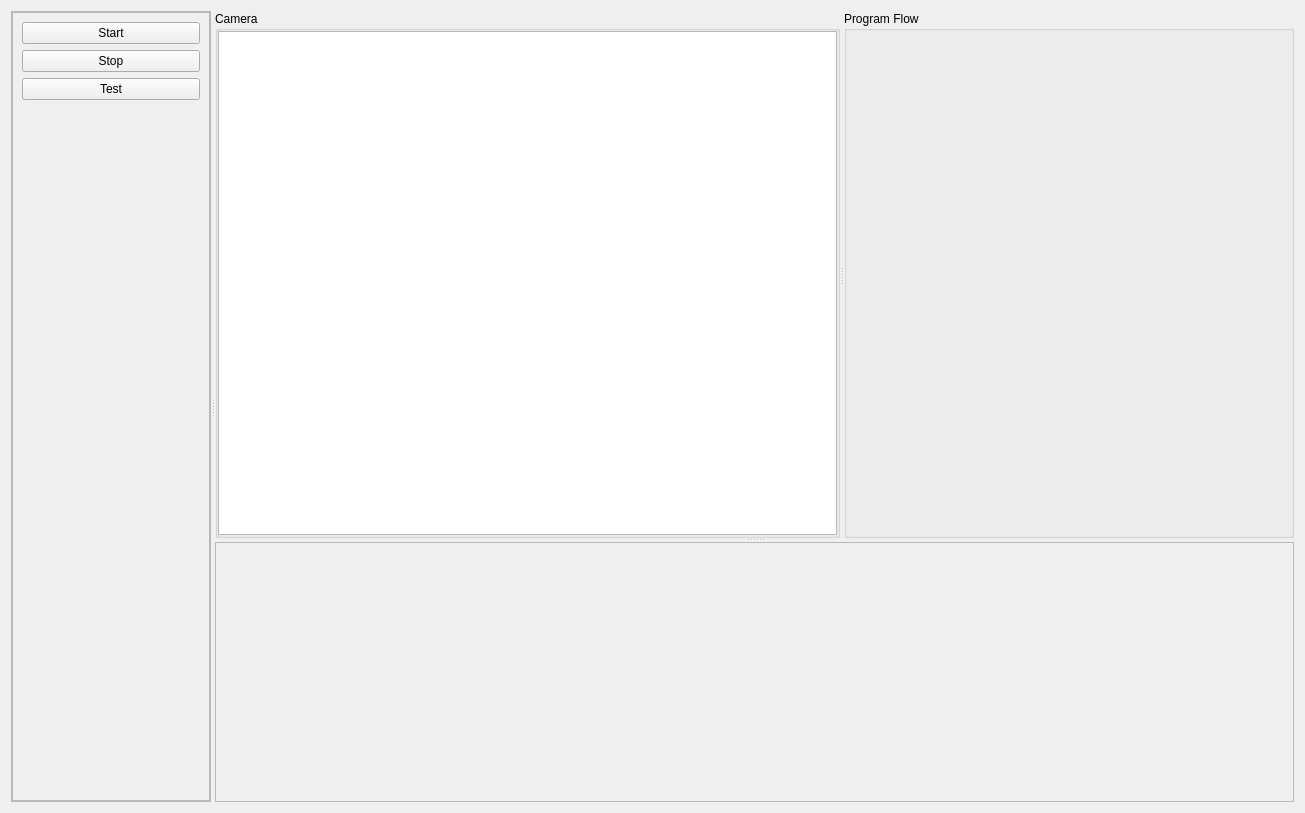
<?xml version="1.0" encoding="UTF-8"?>
<ui version="4.0">
 <class>Form</class>
 <widget class="QWidget" name="Form">
  <property name="geometry">
   <rect>
    <x>0</x>
    <y>0</y>
    <width>1305</width>
    <height>813</height>
   </rect>
  </property>
  <property name="sizePolicy">
   <sizepolicy hsizetype="Fixed" vsizetype="Fixed">
    <horstretch>0</horstretch>
    <verstretch>0</verstretch>
   </sizepolicy>
  </property>
  <property name="minimumSize">
   <size>
    <width>200</width>
    <height>130</height>
   </size>
  </property>
  <property name="windowTitle">
   <string>controller</string>
  </property>
  <layout class="QVBoxLayout" name="verticalLayout_5">
   <item>
    <widget class="QSplitter" name="splitter_3">
     <property name="orientation">
      <enum>Qt::Orientation::Horizontal</enum>
     </property>
     <widget class="QFrame" name="frame_2">
      <property name="minimumSize">
       <size>
        <width>200</width>
        <height>0</height>
       </size>
      </property>
      <property name="maximumSize">
       <size>
        <width>200</width>
        <height>16777215</height>
       </size>
      </property>
      <property name="frameShape">
       <enum>QFrame::Shape::StyledPanel</enum>
      </property>
      <property name="frameShadow">
       <enum>QFrame::Shadow::Raised</enum>
      </property>
      <layout class="QVBoxLayout" name="verticalLayout_4">
       <property name="spacing">
        <number>0</number>
       </property>
       <property name="leftMargin">
        <number>0</number>
       </property>
       <property name="topMargin">
        <number>0</number>
       </property>
       <property name="rightMargin">
        <number>0</number>
       </property>
       <property name="bottomMargin">
        <number>0</number>
       </property>
       <item>
        <widget class="QScrollArea" name="scrollArea">
         <property name="widgetResizable">
          <bool>true</bool>
         </property>
         <widget class="QWidget" name="scrollAreaWidgetContents">
          <property name="geometry">
           <rect>
            <x>0</x>
            <y>0</y>
            <width>196</width>
            <height>791</height>
           </rect>
          </property>
          <layout class="QVBoxLayout" name="verticalLayout_7">
           <item>
            <widget class="QPushButton" name="pushButton_start">
             <property name="text">
              <string>Start</string>
             </property>
            </widget>
           </item>
           <item>
            <widget class="QPushButton" name="pushButton_stop">
             <property name="text">
              <string>Stop</string>
             </property>
            </widget>
           </item>
           <item>
            <widget class="QPushButton" name="pushButton_Test">
             <property name="text">
              <string>Test</string>
             </property>
            </widget>
           </item>
           <item>
            <spacer name="verticalSpacer">
             <property name="orientation">
              <enum>Qt::Orientation::Vertical</enum>
             </property>
             <property name="sizeHint" stdset="0">
              <size>
               <width>20</width>
               <height>714</height>
              </size>
             </property>
            </spacer>
           </item>
          </layout>
         </widget>
        </widget>
       </item>
      </layout>
     </widget>
     <widget class="QSplitter" name="splitter_2">
      <property name="orientation">
       <enum>Qt::Orientation::Vertical</enum>
      </property>
      <widget class="QSplitter" name="splitter">
       <property name="orientation">
        <enum>Qt::Orientation::Horizontal</enum>
       </property>
       <widget class="QGroupBox" name="groupBox">
        <property name="minimumSize">
         <size>
          <width>500</width>
          <height>0</height>
         </size>
        </property>
        <property name="title">
         <string>Camera</string>
        </property>
        <layout class="QVBoxLayout" name="verticalLayout">
         <property name="spacing">
          <number>0</number>
         </property>
         <property name="leftMargin">
          <number>0</number>
         </property>
         <property name="topMargin">
          <number>0</number>
         </property>
         <property name="rightMargin">
          <number>0</number>
         </property>
         <property name="bottomMargin">
          <number>0</number>
         </property>
         <item>
          <widget class="QGraphicsView" name="graphicsView"/>
         </item>
        </layout>
       </widget>
       <widget class="QGroupBox" name="groupBox_2">
        <property name="minimumSize">
         <size>
          <width>450</width>
          <height>0</height>
         </size>
        </property>
        <property name="title">
         <string>Program Flow</string>
        </property>
        <layout class="QVBoxLayout" name="verticalLayout_3">
         <property name="spacing">
          <number>0</number>
         </property>
         <property name="leftMargin">
          <number>0</number>
         </property>
         <property name="topMargin">
          <number>0</number>
         </property>
         <property name="rightMargin">
          <number>0</number>
         </property>
         <property name="bottomMargin">
          <number>0</number>
         </property>
         <item>
          <layout class="QVBoxLayout" name="verticalLayout_flow"/>
         </item>
        </layout>
       </widget>
      </widget>
      <widget class="QFrame" name="frame">
       <property name="minimumSize">
        <size>
         <width>0</width>
         <height>260</height>
        </size>
       </property>
       <property name="maximumSize">
        <size>
         <width>16777215</width>
         <height>300</height>
        </size>
       </property>
       <property name="frameShape">
        <enum>QFrame::Shape::StyledPanel</enum>
       </property>
       <property name="frameShadow">
        <enum>QFrame::Shadow::Raised</enum>
       </property>
       <layout class="QVBoxLayout" name="verticalLayout_6">
        <property name="spacing">
         <number>0</number>
        </property>
        <property name="leftMargin">
         <number>0</number>
        </property>
        <property name="topMargin">
         <number>0</number>
        </property>
        <property name="rightMargin">
         <number>0</number>
        </property>
        <property name="bottomMargin">
         <number>0</number>
        </property>
        <item>
         <layout class="QVBoxLayout" name="verticalLayout_msg"/>
        </item>
       </layout>
      </widget>
     </widget>
    </widget>
   </item>
  </layout>
 </widget>
 <resources/>
 <connections/>
 <slots>
  <slot>Move_to_initial_position()</slot>
  <slot>Pick_up_the_block()</slot>
  <slot>Place_on_red()</slot>
  <slot>Place_on_blue()</slot>
  <slot>Grab()</slot>
  <slot>Open()</slot>
 </slots>
</ui>
